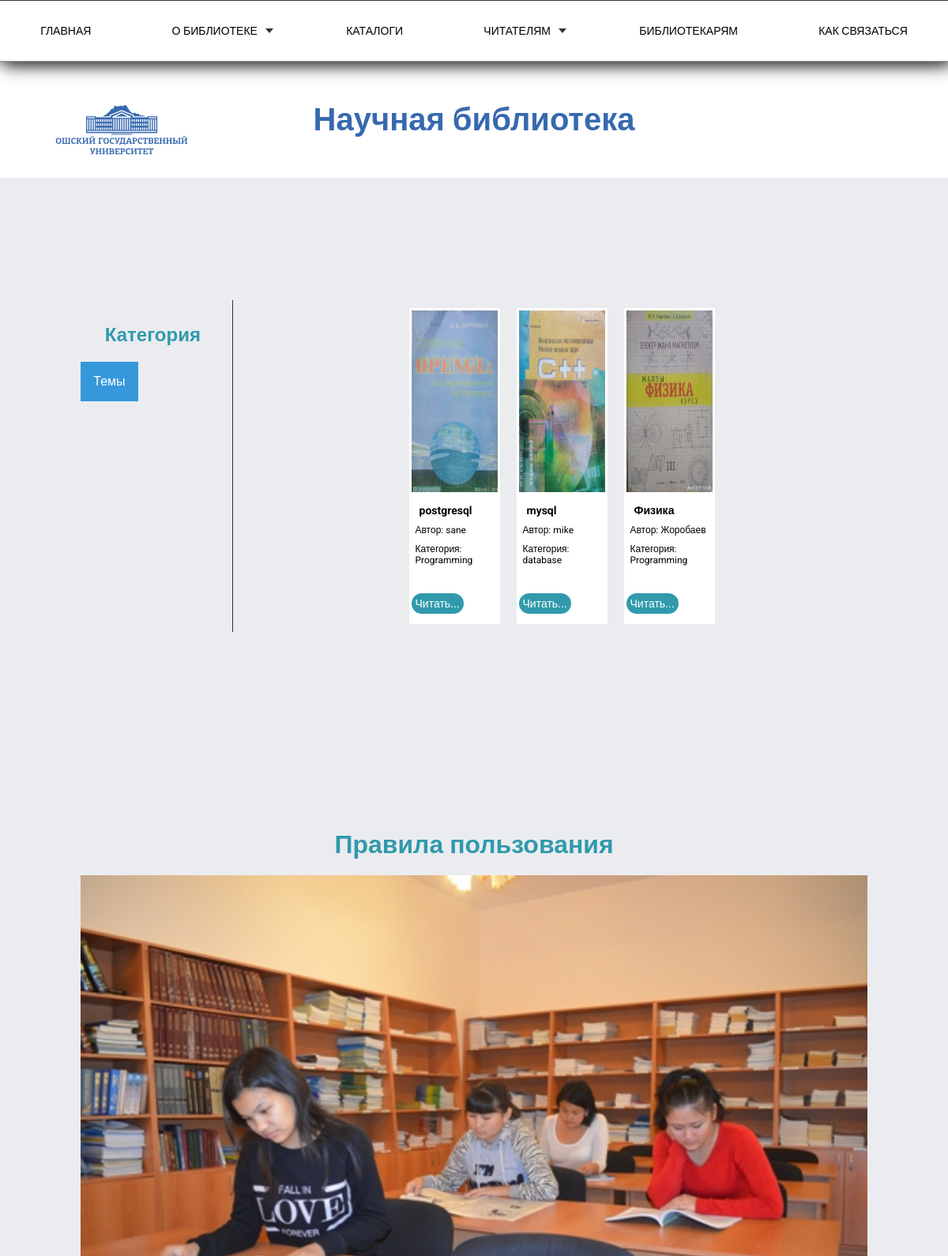
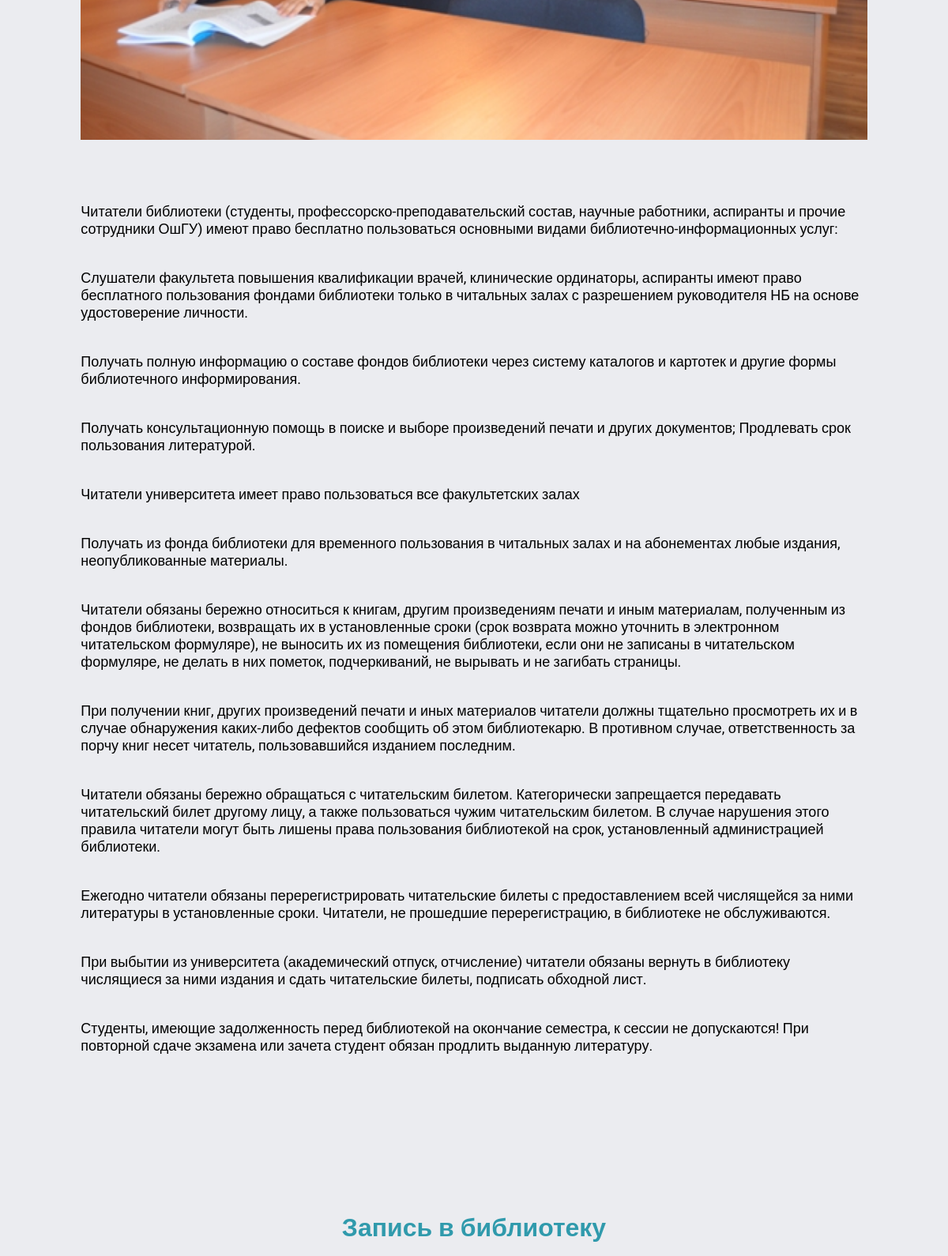
The page /libraries/readers (upper part) on the database its author committed (2 pictures, top to bottom).
### libraries/models.py (models this page shows, shortened)
class Book(models.Model):
    category = models.ForeignKey(Category, on_delete=models.CASCADE, null=True, blank=True)
    customer = models.ForeignKey(Customer, on_delete=models.CASCADE, null=True, blank=True)
    title = models.CharField(max_length=100)
    author = models.CharField(max_length=100)
    year = models.CharField(max_length=100)
    pdf = models.FileField(upload_to='book/pdfs/')
    photo = models.ImageField(upload_to='book/photos/', null=True, blank=True)
    class Meta:
        verbose_name = "Книги"
        verbose_name_plural = "Книги"

class Category(models.Model):
    name = models.CharField(max_length=100, null=False, blank=False)
    class Meta:
        verbose_name = "Категория"
        verbose_name_plural = "Категория"

### home/models.py (models this page shows, shortened)
class Readers(models.Model):
    title = models.CharField(max_length=100)
    text = RichTextField(blank=True, null=True, verbose_name="Текст")
    image = models.ImageField(blank=True, null=True, verbose_name='Картинки')
    class Meta:
        verbose_name = 'Читателям'
        verbose_name_plural = 'Читателям'

### libraries/views.py (the view)
# urls.py: path('readers', views.readers, name='readers'),
def readers(request):
    category = request.GET.get('category')
    if category == None:
        books = Book.objects.all()
    else:
        books = Book.objects.filter(category__name=category)
    categories = Category.objects.all()
    reader = Readers.objects.all()
    context = {'books': books, 'categories': categories, 'reader': reader}
    return render(request, 'readers.html', context)

### templates/readers.html (shortened to what this page needs)
{% extends 'index.html' %}
{% load static %}
{% block content %}
{% include 'header.html' %}
<link rel="stylesheet" href="{% static 'css/secondStyle.css' %}">
<div class="bg" id="books">
<div class="sec-container">
    <div class="books">
        <div class="books_category">
            <div class="books_box">
                <h2>Категория</h2>
                <div class="books_dropdown">
                    <button onclick="myFunction()" class="books_dropbtn">Темы</button>
            </div>
            </div>
            <div class="books_info">
                <div class="books_inner">
                    <div class="books_slick-slider">
                    {% for book in books %}
                    <div class="books_content">
                        <div class="books_img">
                            <img src="{{ book.photo.url }}" alt="">
                        </div>
                        <div class="books_item">
                            <h4>{{book.title}}</h4>
                            <p>Автор: {{book.author}}</p>
                            <p class="books_text">Категория: {{book.category.name}}</p>
                            <button><a href="{{ book.pdf.url }}">Читать...</a></button>
                        </div>
                    </div>
                    {% endfor %}
                </div>
                </div>
                </div>
        </div>
    </div>
</div>
</div>
<div class="bg">
<div class="sec-container">
    {% for r in reader %}
    <div class="library_entry" id="library_entry">
        <div class="library_entry-title">
            <h1>{{r.title}}</h1>
            <img src="{{r.image.url}}" alt="">
        </div>
        <p>{{r.text|safe}}</p>
    </div>
    {% endfor %}
</div>
</div>
{% endblock %}

### static/css/secondStyle.css (style rules this page uses)
body { font-family: "Roboto", sans-serif; }
* { margin: 0; padding: 0; box-sizing: border-box; }
.bg { background: #EBECF0; padding: 5px; }
.sec-container { width: 87%; margin: 0 auto; }
.library_entry { margin: 50px auto 100px; }
.library_entry .library_entry-title { margin: 0 auto; text-align: center; width: 400px; padding: 20px; }
.library_entry .library_entry-title h1 { padding: 20px; color: #309AAC; }
.library_entry .library_entry-title img { width: 100%; }
.library_entry p { font-size: 18px; padding: 20px; }
.books { margin: 50px 0; width: 100%; padding: 100px 10px; }
.books .books_category { display: flex; flex-wrap: wrap; width: 100%; }
.books .books_box { width: 20%; padding: 10px; border-right: 1px #333 solid; }
.books .books_box h2 { padding: 20px; text-align: center; color: #309AAC; }
.books .books_box .books_dropbtn { background-color: #3498DB; color: white; padding: 16px; font-size: 16px; border: none; cursor: pointer; }
.books .books_box .books_dropdown { position: relative; display: inline-block; }
.books .books_info { width: 80%; }
.books .books_info .books_inner { width: 100%; }
.books .books_info .books_content { padding: 3px; margin: 10px 20px !important; background-color: #fff; width: 85% !important; height: 400px !important; }
.books .books_info .books_content .books_img { margin: 0 0 10px; width: 100%; height: 230px; }
.books .books_info .books_content .books_img img { width: 100%; height: 100%; }
.books .books_info .books_content .books_item h4 { font-size: 14px; padding: 5px 10px; }
.books .books_info .books_content .books_item p { font-size: 12px; padding: 5px; }
.books .books_info .books_content .books_item .books_text { font-size: 12px; padding: 5px; margin: 0 0 30px; }
.books .books_info .books_content .books_item button { padding: 5px; border: none; border-radius: 15px; background-color: #309AAC; }
.books .books_info .books_content .books_item button a { font-size: 14px; color: #fff; text-decoration: none; }
@media (max-width: 1200px) { .catalog_img, .direction_img, .library_entry-title, .library_entry-title img, .direction_img img { width: 100% !important; height: auto !important; } }

### rows shown on the page
Book: photo (picture), title "postgresql", author "sane", category.name "Programming"
Book: photo (picture), title "mysql", author "mike", category.name "database"
Book: photo (picture), title "Физика", author "Жоробаев", category.name "Programming"
Readers: title "Правила пользования", image (picture), text "Читатели библиотеки (студенты, профессорско-преподавательский состав, научные работники, аспиранты и прочие сотрудники ОшГУ) имеют право бесплатно пользоваться основными видами библиотечно-информационных услуг: Слушатели факультета повышения квалификации врачей, клинические ординаторы, аспиранты имеют право бесплатного пользования фондами библиотеки только в читальных залах с разрешением руководителя НБ на основе удостоверение личности. Получать полную информацию о составе фондов библиотеки через систему каталогов и картотек и другие формы библиотечного информирования. Получать консультационную помощь в поиске и выборе произведений печати и других документов; Продлевать срок пользования…"
Readers: title "Запись в библиотеку"
